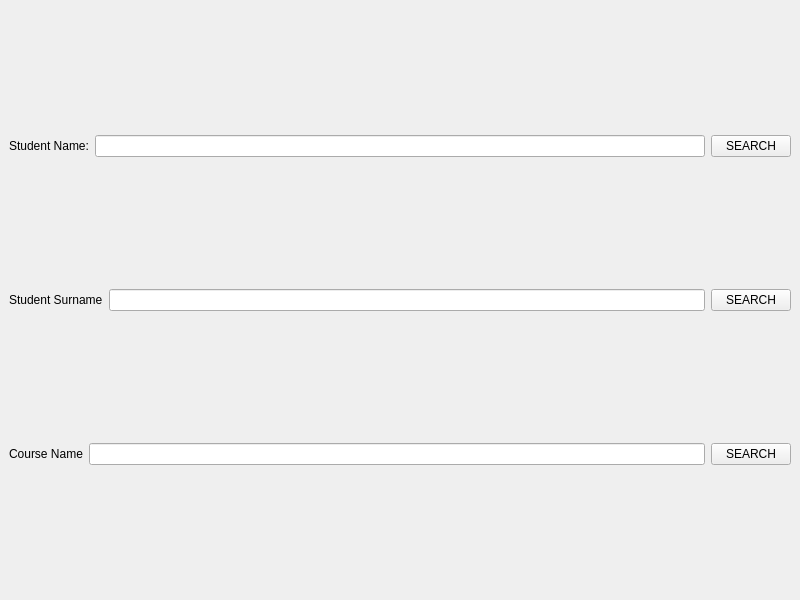
<?xml version="1.0" encoding="UTF-8"?>
<ui version="4.0">
 <class>SearchWindow</class>
 <widget class="QMainWindow" name="SearchWindow">
  <property name="geometry">
   <rect>
    <x>0</x>
    <y>0</y>
    <width>800</width>
    <height>600</height>
   </rect>
  </property>
  <property name="windowTitle">
   <string>MainWindow</string>
  </property>
  <widget class="QWidget" name="centralwidget">
   <layout class="QVBoxLayout" name="verticalLayout">
    <item>
     <layout class="QHBoxLayout" name="horizontalLayout">
      <item>
       <widget class="QLabel" name="snL">
        <property name="text">
         <string>Student Name:</string>
        </property>
       </widget>
      </item>
      <item>
       <widget class="QLineEdit" name="snF"/>
      </item>
      <item>
       <widget class="QPushButton" name="snsearchB">
        <property name="text">
         <string>SEARCH</string>
        </property>
       </widget>
      </item>
     </layout>
    </item>
    <item>
     <layout class="QHBoxLayout" name="horizontalLayout_2">
      <item>
       <widget class="QLabel" name="srL">
        <property name="text">
         <string>Student Surname</string>
        </property>
       </widget>
      </item>
      <item>
       <widget class="QLineEdit" name="srF"/>
      </item>
      <item>
       <widget class="QPushButton" name="sssearchB">
        <property name="text">
         <string>SEARCH</string>
        </property>
       </widget>
      </item>
     </layout>
    </item>
    <item>
     <layout class="QHBoxLayout" name="horizontalLayout_3">
      <item>
       <widget class="QLabel" name="cnL">
        <property name="text">
         <string>Course Name</string>
        </property>
       </widget>
      </item>
      <item>
       <widget class="QLineEdit" name="crF"/>
      </item>
      <item>
       <widget class="QPushButton" name="cnsearchB">
        <property name="text">
         <string>SEARCH</string>
        </property>
       </widget>
      </item>
     </layout>
    </item>
   </layout>
  </widget>
 </widget>
 <resources/>
 <connections/>
</ui>
